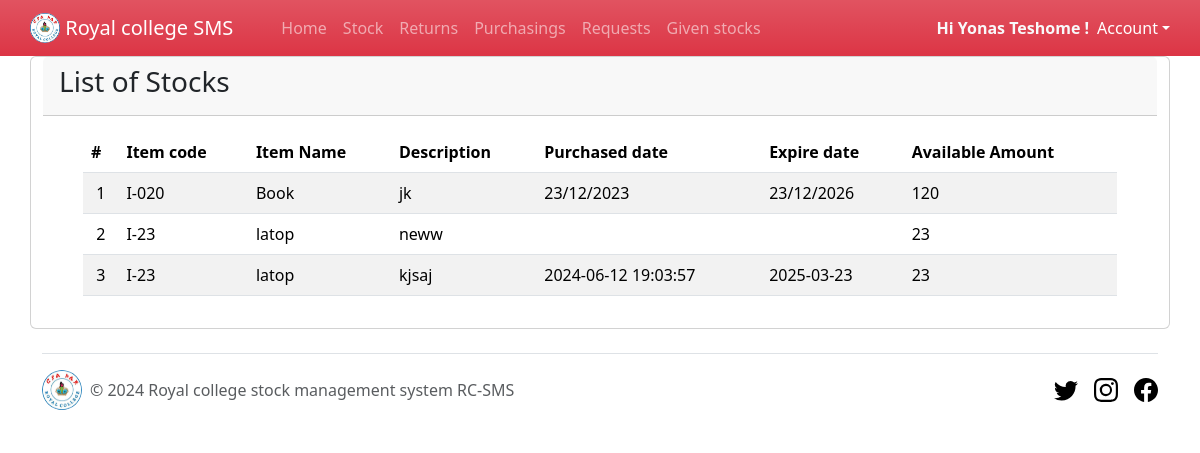
/managerPages/managerStockPage.php (signed in), run on the app's committed database.
### tables this page shows
CREATE TABLE `stock` (
  `id` int(11) NOT NULL,
  `code` text NOT NULL,
  `name` text NOT NULL,
  `description` text NOT NULL,
  `purdate` text NOT NULL,
  `expdate` text NOT NULL,
  `amount` text NOT NULL
);

### managerPages/managerStockPage.php (the view, shortened to what this page needs)
<?php
$conn = mysqli_connect('localhost','root','','rc_sms_db');
?>
<!DOCTYPE html>
<html lang="en">
<head>
     <link rel="stylesheet" href="../css/bootstrap.min.css">
</head>
<body>
    <?php @include('./header.php');?>
    <div  class="container card card-outline card-primary">
	<div style="align-content: center;" class="card-header ">
		<h3 style="align-self: center;" class="card-title">List of Stocks</h3>
	</div>
	<div class="card-body">
		<div class="container-fluid">
        <div class="container-fluid">
			<table class="table table-hover table-striped">
				<thead>
					<tr>
						<th>#</th>
						<th>Item code</th>
						<th>Item Name</th>
                  <th>Description</th>
                  <th>Purchased date</th>
                  <th>Expire date</th>
						<th>Available Amount</th>
					</tr>
				</thead>
				<tbody>
					<?php
						$i = 1;
						$qry = $conn->query("SELECT * from `stock` ");
						if($qry->num_rows > 0){
						while($row = $qry->fetch_assoc()):
					?>
						<tr>
							<td class="text-center"><?php echo $i++; ?></td>
							<td><?php echo $row['code'] ?></td>
							<td ><p class="m-0 truncate-1"><?php echo $row['name'] ?></p></td>
							<td ><p class="m-0"><?php echo $row['description'] ?></p></td>
							<td><p class="m-0"><?php echo $row['purdate'] ?></p></td>
                     <td><p class="m-0"><?php echo $row['expdate'] ?></p></td>
                     <td><p class="m-0"><?php echo $row['amount'] ?></p></td>
						</tr>
					<?php endwhile; }
					else{
						echo '<h2>Sorry, No Available stock please purchase a new stock!<h2/><a href="./storePurchasing.php" style="align-self: flex-end;" class="btn btn-flat btn-primary"><span class="fas fa-plus"></span>  Go to purchasing page?</a>
						';
					}?>
				</tbody>
			</table>
		</div>
		</div>
	</div>
</div>
<?php @include('../footer.php');?>
</body>
</html>

### data on the page
stock: code "I-020", name "Book", description "jk", purdate "23/12/2023", expdate "23/12/2026", amount "120"
stock: code "I-23", name "latop", description "neww", amount "23"
stock: code "I-23", name "latop", description "kjsaj", purdate "2024-06-12 19:03:57", expdate "2025-03-23", amount "23"

### other printed values
$_SESSION['fname'] "Yonas"
$_SESSION['lname'] "Teshome"
